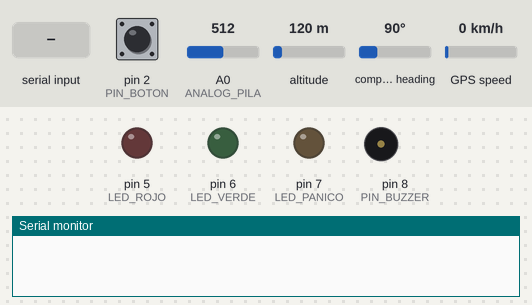
This sketch was run on a simulated Arduino Uno, built with avr-gcc and run on an emulated ATmega328P. Parts: output pins drawn as LEDs (lit = HIGH), buzzer (waves = sounding, pin HIGH), the last lines printed to the serial monitor. Inputs (shaded band) come from the test bench; at power-on: A0 (ANALOG_PILA) = 512, pin 2 (PIN_BOTON) LOW, altitude 120 m, compass heading 90°, GPS speed 0 km/h. The GPS gets a fix after 3 s at 37.7749, -122.4194 with 8 satellites.

Above: at 1.2 s.
1.3 s: A0 (ANALOG_PILA) set to 763
9.5 s: A0 (ANALOG_PILA) set to 792
At 10.3 s:
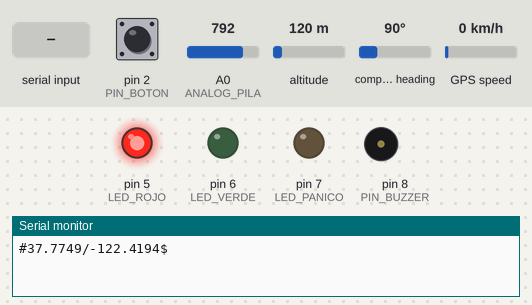
11.0 s: pin 2 (PIN_BOTON) pulled HIGH for 0.15 s
At 11.5 s:
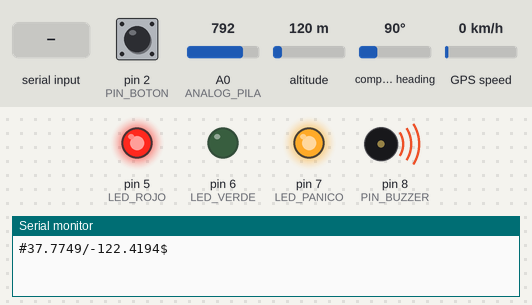
12.6 s: "a" received over Serial
At 13.8 s:
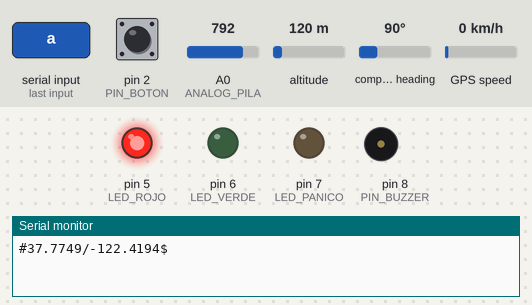
14.1 s: A0 (ANALOG_PILA) set to 865
17.2 s: A0 (ANALOG_PILA) set to 895
At 18.6 s:
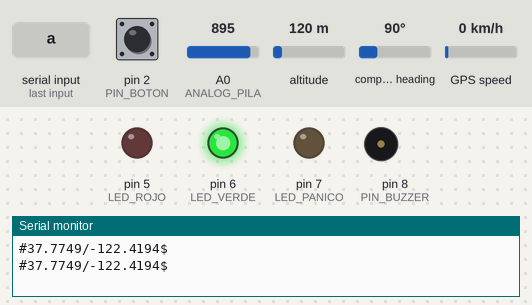
Timing chart, 0 to 19.7 s (numbered marks = the images above; inputs shaded):
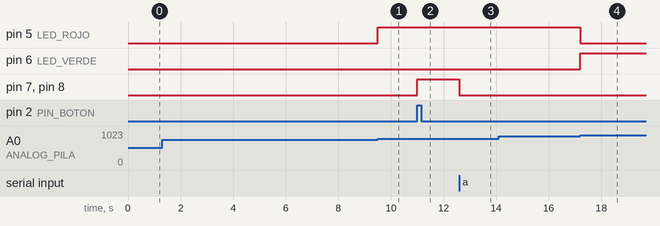

Measured:
- the behaviour switches between 777 and 778 on A0 (ANALOG_PILA) (found by bisection; images 0 and 1)
- the behaviour switches between 879 and 880 on A0 (ANALOG_PILA) (found by bisection; images 3 and 4)
- after the input at 9.5 s, pin 5 (LED_ROJO): LOW → HIGH at once
- after the input at 11.0 s, pin 7 (LED_PANICO), pin 8 (PIN_BUZZER): LOW → HIGH at once
- after the input at 12.6 s, pin 7 (LED_PANICO), pin 8 (PIN_BUZZER): HIGH → LOW at once
- after the input at 17.2 s, pin 5 (LED_ROJO): HIGH → LOW at once; pin 6 (LED_VERDE): LOW → HIGH at once

The sketch:

monitor.ino
```cpp
// LIBRERIAS
#include <SoftwareSerial.h>
#include <TinyGPS.h>

// CONSTANTES
#define LED_VERDE 6
#define LED_ROJO 5
#define LED_PANICO 7
#define ANALOG_PILA 0
#define PIN_BOTON 2
#define PIN_BUZZER 8
// constantes para definir el estado del boton
#define ON true
#define OFF false

// OBJETOS
TinyGPS gps;
SoftwareSerial SerialGPS(4, 3); // Modulo GPS (RX = PIN 4 | TX = PIN 3)

// VARIABLES
String lati, lon, coor;
int dato;  // Se crea la variable dato tipo String
int i = 0; // Tamaño actual del array
int sw = 0;
int analogValor = 0;
unsigned long inicio, fin;
float voltaje = 0;
// Umbrales de niveles
float maximo = 4.3;
float minimo = 3.8;
char cadena[255]; // Creamos un array de caracteres de 256 posiciones

// SUPER GLOBALES
bool ESTADO = OFF; // OFF: LED apagado / ON: LED encendido
unsigned long START;

// CONFIGURACION_____________________________________________
void setup()
{
	/* NOTA: Puerto Serial
		1. El puerto serial fisico (Serial) si se usa para comunicar
		otros dispositivos puede interferir en la subida del codigo,
		es mejor dejarlo solo para depurar, es decir: ver lo que pasa
		en el arduino desde el monitor serial).

		2. El puerto serial virtual (SoftwareSerial) resiste velocidades
		muy altas, es el recomendado para la comunicacion con otros
		dispositvos
	*/

	// BAUDIOS
	SerialGPS.begin(9600); // Puerto virtual para GPS
	Serial.begin(38400);   // Puerto fisico para Bluetooth

	// PINES DE ENTRADA
	pinMode(PIN_BOTON, INPUT);

	// PINES DE SALIDA
	pinMode(LED_PANICO, OUTPUT);
	pinMode(PIN_BUZZER, OUTPUT);
	pinMode(LED_VERDE, OUTPUT);
	pinMode(LED_ROJO, OUTPUT);

	// INICIALIZAR PINES
	digitalWrite(LED_PANICO, LOW);
	digitalWrite(PIN_BUZZER, LOW);
	digitalWrite(LED_VERDE, LOW);
	digitalWrite(LED_ROJO, LOW);

	// INTERRUCCION
	// RISING, Dispara en el flanco de subida (Cuando pasa de LOW a HIGH)
	attachInterrupt(0, activacionBoton, RISING);
}

// INICIO_____________________________________________________
void loop()
{
	// PROCESO
	if (ESTADO == ON) // PANICO: se detiene todo
	{
		detachInterrupt(0); // suspendemos la interruccion 0
		resetPanico();		// esperamos trama para salir del modo PANICO
	}
	else if (ESTADO == OFF) // NORMAL: todo en funcionamiento
	{
		localizador();
		bateria();
	}
}

// FUNCIONES__________________________________________________

// En esta funcion NO SE PUEDE USAR: delay, serial, llamar otras funciones
void activacionBoton()
{
	digitalWrite(PIN_BUZZER, HIGH); // Encender buzzer
	digitalWrite(LED_PANICO, HIGH); // Apagar LED
	ESTADO = ON;
	START = 2000;
}

void localizador()
{
	bool newData = false;
	unsigned long chars;
	unsigned short sentences, failed;

	if (sw == 0)
	{
		sw = 1;
		inicio = millis();
	}

	fin = millis();
	if ((fin - inicio) < 6000)
	{
		// NADA
	}
	else
	{
		sw = 0;
		// Intentar recibir secuencia durante
		for (START = millis(); (millis() - START) < 2000;)
		{
			while (SerialGPS.available())
			{
				char c = SerialGPS.read();

				if (gps.encode(c)) // Nueva secuencia recibida
				{
					newData = true;
				}
			}
		}
	}
	if (newData)
	{
		float flat, flon;
		unsigned long age;
		gps.f_get_position(&flat, &flon, &age);
		lati = String(flat, 4);
		lon = String(flon, 4);
		coor = ("#" + lati + "/" + lon + "$");
		Serial.println(coor);
	}
}

void bateria()
{
	// Leemos valor de la entrada analógica
	analogValor = analogRead(ANALOG_PILA);

	// Obtenemos el voltaje
	voltaje = analogValor * (5.0 / 1023.0); // mas preciso que esto: (0.0044 * analogValor)

	// Dependiendo del voltaje mostramos un LED u otro
	if (voltaje >= maximo)
	{
		digitalWrite(LED_VERDE, HIGH);
		digitalWrite(LED_ROJO, LOW);
	}
	else if ((voltaje > minimo) && (voltaje < maximo))
	{
		digitalWrite(LED_VERDE, LOW);
		digitalWrite(LED_ROJO, HIGH);
	}
}

void resetPanico()
{
	// Esperar trama desde modulo Bluetooth
	while (Serial.available() == 0)
	{
		// ESPERANDO...
	}

	if (Serial.available() > 0) // Confirmamos si existe un valor en el modulo Bluetooth
	{
		char dato = Serial.read(); // leemos el valor y lo asignamos a la variable dato

		// Serial.println("caracter: = " + (String)dato + " recibido");

		switch (dato) // comparamos el valor guardado en la variable dato
		{
		// si el dato leido es 'a'
		case 'a':
			digitalWrite(PIN_BUZZER, LOW);				 // Apagar buzzer
			digitalWrite(LED_PANICO, LOW);				 // Apagar led panico
			ESTADO = OFF;								 // Reiniciar estado del boton
			attachInterrupt(0, activacionBoton, RISING); // Reanudamos la interruccion 0
			break;

		// si el dato leido es 'b'
		case 'b':
			// Otra Accion
			break;
		}

		clean();
	}
}

void clean()
{
	for (int cl = 0; cl <= i; cl++)
	{
		cadena[cl] = 0;
	}
	i = 0;
}
```
